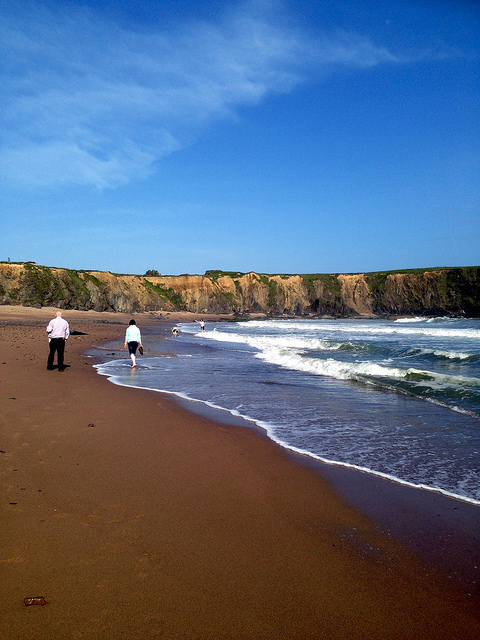
#> input picture pysource/images/sea_beach.jpg, 480 x 640 px
$ python ch11.py
#> lines starting #> are read from the running program, lines starting #| are printed output that depends on the picture
import cv2
import numpy as np
from matplotlib import pyplot as plt

"""
img=np.zeros((100,100),np.uint8)

cv2.rectangle(img,(0,50),(100,100),(255),-1)
cv2.circle(img,(50,50),25,(127),-1)
cv2.imshow("img",img)

plt.hist(img.ravel(),256,[0,256])
plt.show()
"""

"""
image=cv2.imread("images/sea_beach.jpg",cv2.IMREAD_GRAYSCALE)
print(image.shape)
cv2.imshow("sea beach",image)

plt.hist(image.ravel(),256,[0,256])
plt.show()
"""

img_sea=cv2.imread("images/sea_beach.jpg")
#> img_sea is the input picture: shape (640, 480, 3); mean B, G, R 129.9, 104.7, 87.6

b,g,r=cv2.split(img_sea)
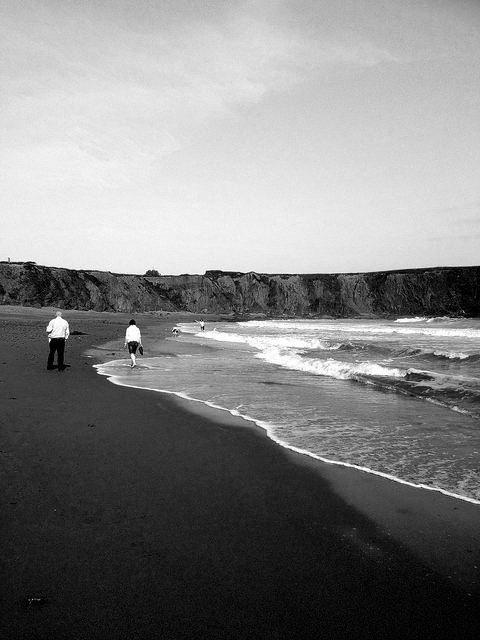
#> b: shape (640, 480); min 0, max 255, mean 129.9
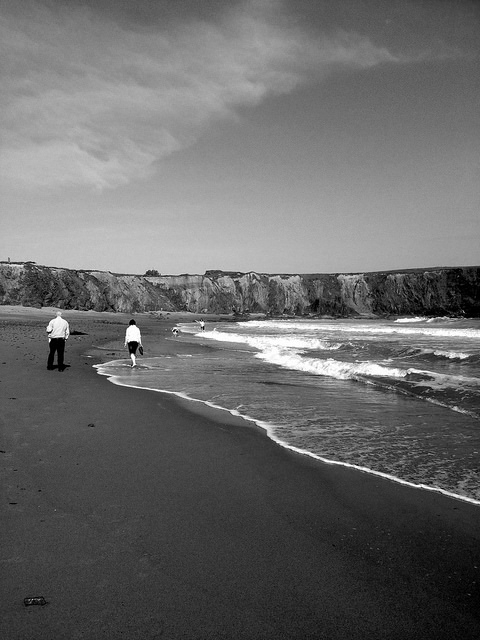
#> g: shape (640, 480); min 0, max 255, mean 104.7
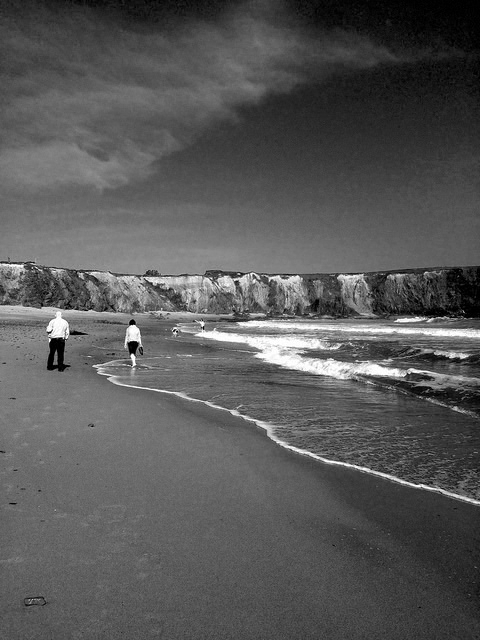
#> r: shape (640, 480); min 0, max 255, mean 87.6

cv2.imshow("b",b)
cv2.imshow("g",g)
cv2.imshow("r",r)


plt.hist(b.ravel(),256,[0,256])
plt.hist(g.ravel(),256,[0,256])
plt.hist(r.ravel(),256,[0,256])


plt.show()
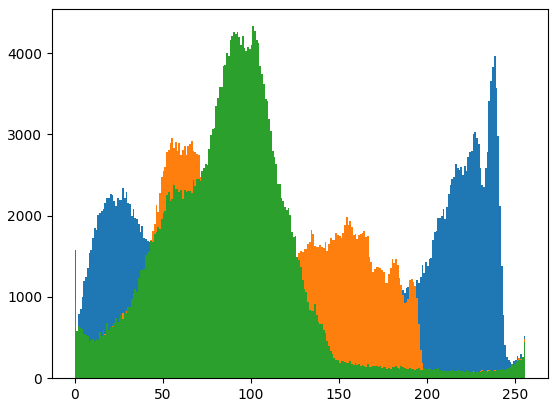
#> figure drawn by matplotlib, 1 panel; tallest bar 3969 high, from x = 238 to 239; tallest bar 2952 high, from x = 55 to 56; tallest bar 4330 high, from x = 101 to 102


while True:
    key=cv2.waitKey(1)
#> (key Esc is pressed here)
    if key==27: #27 is ESC
        break
cv2.destroyAllWindows()

$ run again, with pysource/images/lake.jpg copied over pysource/images/sea_beach.jpg
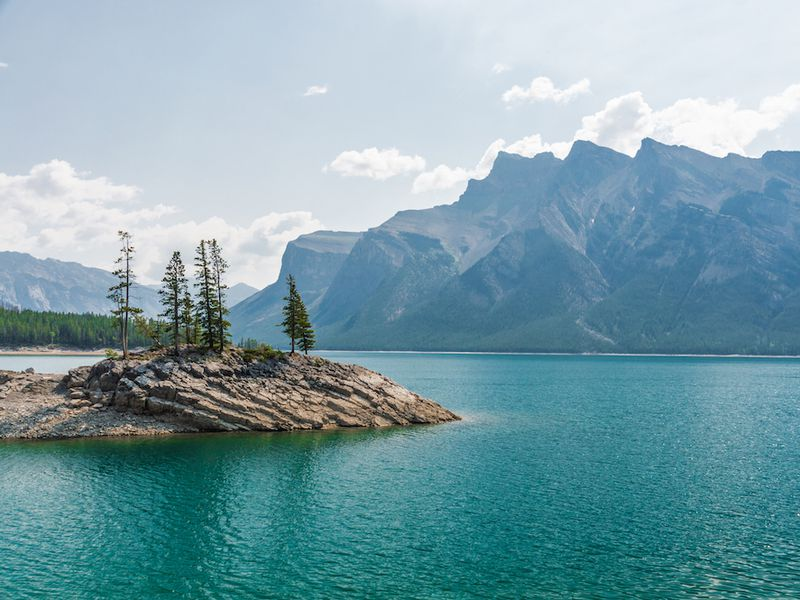
#> input picture pysource/images/lake.jpg, 800 x 600 px
#> img_sea is the input picture: shape (600, 800, 3); mean B, G, R 168.7, 159.5, 123.2
#> `b,g,r=cv2.split(img_sea)`:
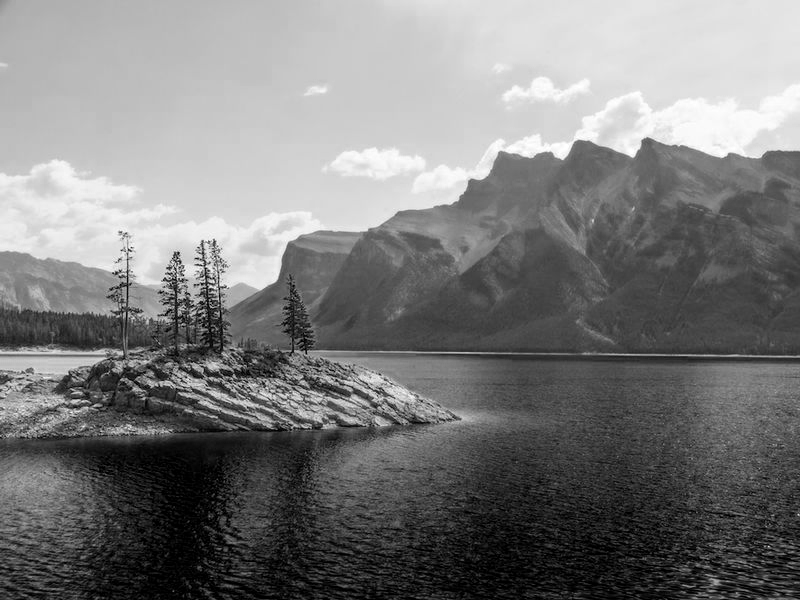
#> r: shape (600, 800); min 0, max 255, mean 123.2
#> `plt.show()`:
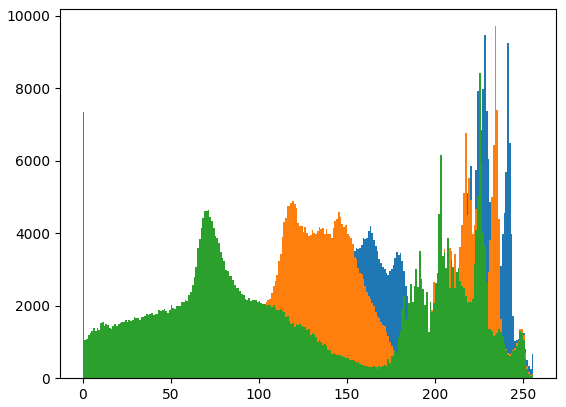
#> figure drawn by matplotlib, 1 panel; tallest bar 9479 high, from x = 228 to 229; tallest bar 9708 high, from x = 234 to 235; tallest bar 8420 high, from x = 225 to 226
